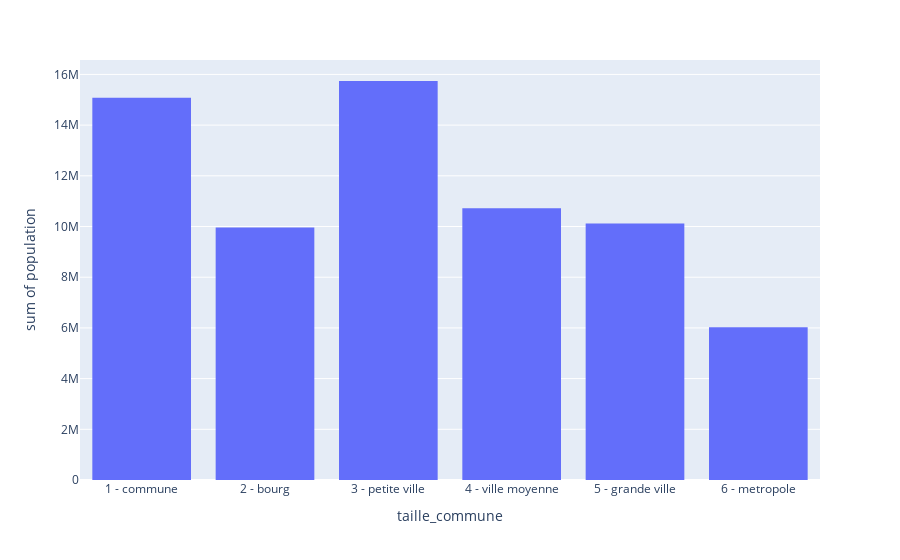

Notebook code cell kept with this figure:
### Code cell
fig = px.histogram(df_communes, x='taille_commune', y="population").update_xaxes(categoryorder='array', categoryarray= ['1 - commune',
'2 - bourg',
'3 - petite ville',
'4 - ville moyenne',
'5 - grande ville',
'6 - metropole'])
fig.show()

### Figure 1 — Plotly figure (JSON) as saved in the notebook; plotly's stock layout.template omitted (floating-point values rounded to 4 significant figures; data arrays with more than 128 entries replaced by an {"elided": "..."} marker saying what was removed)
{"data": [{"alignmentgroup": "True", "bingroup": "x", "histfunc": "sum", "hovertemplate": "taille_commune=%{x}<br>sum of population=%{y}<extra></extra>", "legendgroup": "", "marker": {"color": "#636efa", "pattern": {"shape": ""}}, "name": "", "offsetgroup": "", "orientation": "v", "showlegend": false, "type": "histogram", "x": {"elided": "34935 str values"}, "xaxis": "x", "y": {"elided": "34935 str values"}, "yaxis": "y"}], "layout": {"barmode": "relative", "legend": {"tracegroupgap": 0}, "margin": {"t": 60}, "xaxis": {"anchor": "y", "categoryarray": ["1 - commune", "2 - bourg", "3 - petite ville", "4 - ville moyenne", "5 - grande ville", "6 - metropole"], "categoryorder": "array", "domain": [0, 1], "title": {"text": "taille_commune"}}, "yaxis": {"anchor": "x", "domain": [0, 1], "title": {"text": "sum of population"}}}}
